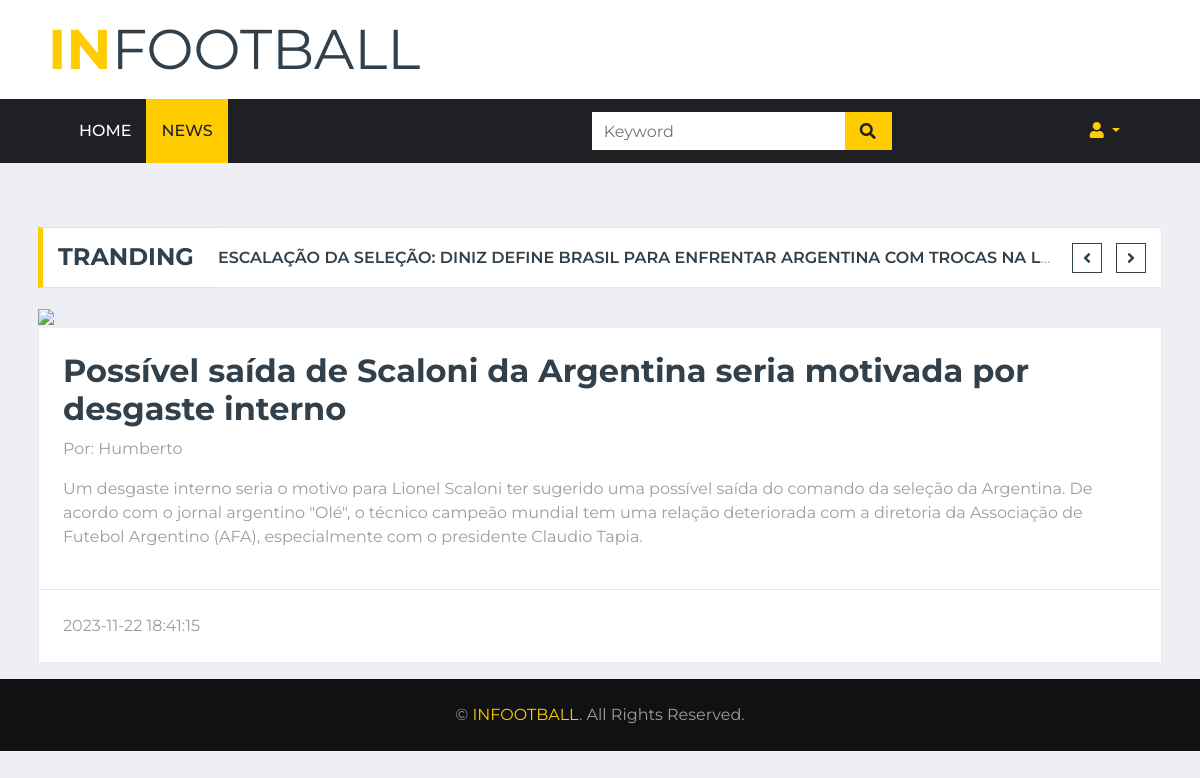
Screenshot of /INFO/single.php?id=10 with the database file from the repository.
### tables this page shows
CREATE TABLE `noticias` (
  `id` int(11) NOT NULL,
  `autor` varchar(255) NOT NULL,
  `descricao` varchar(255) NOT NULL,
  `titulo` varchar(255) NOT NULL,
  `categoria` varchar(255) NOT NULL,
  `texto` text NOT NULL,
  `imagem` varchar(255) DEFAULT NULL,
  `data_publicacao` timestamp NOT NULL DEFAULT current_timestamp()
);

### INFO/PHP/get_noticias.php (called while the page is built, shortened)
<?php
function obterDetalhesNoticia($conn, $id) {
    $sql = "SELECT * FROM noticias WHERE id = $id";
    $result = $conn->query($sql);
    return ($result->num_rows > 0) ? $result->fetch_assoc() : null;
}
?>

### INFO/single.php (the view, shortened to what this page needs)
<!DOCTYPE html>
<html lang="en">
<head>
    <link href="https://cdnjs.cloudflare.com/ajax/libs/font-awesome/5.15.0/css/all.min.css" rel="stylesheet">
    <link href="lib/owlcarousel/assets/owl.carousel.min.css" rel="stylesheet">
    <link href="css/style.css" rel="stylesheet">
</head>
<body>
    <?php include './PHP/db.php'; ?>
    <?php include './PHP/get_noticias.php'; ?>
    <div class="row align-items-center bg-white py-3 px-lg-5">
        <div class="col-lg-4">
            <a href="index.html" class="navbar-brand p-0 d-none d-lg-block">
                <h1 class="m-0 display-4 text-uppercase text-primary">IN<span class="text-secondary font-weight-normal">FOOTBALL</span></h1>
            </a>
        </div>
    </div>
    <div class="container-fluid p-0">
        <nav class="navbar navbar-expand-lg bg-dark navbar-dark py-2 py-lg-0 px-lg-5">
            <div class="collapse navbar-collapse justify-content-between px-0 px-lg-3" id="navbarCollapse">
                <div class="navbar-nav mr-auto py-0">
                    <a href="index.php" class="nav-item nav-link">Home</a>
                    <a href="single.php" class="nav-item nav-link active">News</a>
                </div>
                <div class="input-group ml-auto d-none d-lg-flex" style="width: 100%; max-width: 300px;">
                    <input type="text" class="form-control border-0" placeholder="Keyword">
                    <div class="input-group-append">
                        <button class="input-group-text bg-primary text-dark border-0 px-3"><i class="fa fa-search"></i></button>
                    </div>
                </div>
                <div class="nav-item dropdown ml-auto">
                    <a href="#" class="nav-link dropdown-toggle" data-toggle="dropdown">
                        <i class="fa fa-user"></i>
                    </a>
                </div>
            </div>
        </nav>
    </div>
    <div class="container-fluid mt-5 mb-3 pt-3">
        <div class="container">
            <div class="row align-items-center">
                <div class="col-12">
                    <div class="d-flex justify-content-between">
                        <div class="section-title border-right-0 mb-0" style="width: 180px;">
                            <h4 class="m-0 text-uppercase font-weight-bold">Tranding</h4>
                        </div>
                        <div class="owl-carousel tranding-carousel position-relative d-inline-flex align-items-center bg-white border border-left-0" style="width: calc(100% - 180px); padding-right: 100px;">
                            <div class="text-truncate"><a class="text-secondary text-uppercase font-weight-semi-bold" href="">Escalação da Seleção: Diniz define Brasil para enfrentar Argentina com trocas na lateral e no ataque</a></div>
                        </div>
                    </div>
                </div>
            </div>
        </div>
    </div>
<div class="container-fluid">
    <div class="container">
        <div class="row">
            <div class="col-lg-12">
                <div class="position-relative mb-3">
                    <img class="img-fluid w-100" src="caminho/para/as/imagens/<?php echo $noticia['imagem']; ?>" style="object-fit: cover;">
                    <div class="bg-white border border-top-0 p-4" id="noticiaDetails">
                        <?php
                        if (isset($_GET['id'])) {
                            $noticiaId = $_GET['id'];
                            $noticia = obterDetalhesNoticia($conn, $noticiaId);
                            if ($noticia) {
                                echo "<h2>" . $noticia['titulo'] . "</h2>";
                                echo "<p>Por: " . $noticia['autor'] . "</p>";
                                echo "<p>" . $noticia['texto'] . "</p>";
                            } else {
                                echo "<p>Nenhuma notícia encontrada.</p>";
                            }
                        } else {
                            echo "<p>Nenhuma notícia selecionada.</p>";
                        }
                        ?>
                    </div>
                    <div class="d-flex justify-content-between bg-white border border-top-0 p-4">
                        <div class="d-flex align-items-center">
                            <span id="author"><?php echo isset($noticia['data_publicacao']) ? $noticia['data_publicacao'] : ''; ?></span>
                        </div>
                    </div>
                </div>
            </div>
        </div>
    </div>
</div>
    <div class="container-fluid py-4 px-sm-3 px-md-5" style="background: #111111;">
        <p class="m-0 text-center">&copy; <a href="#">INFOOTBALL</a>. All Rights Reserved.
        </p>
    </div>
</body>
</html>

### rows the page displays
noticias: titulo "Possível saída de Scaloni da Argentina seria motivada por desgaste interno", autor "Humberto", texto "Um desgaste interno seria o motivo para Lionel Scaloni ter sugerido uma possível saída do comando da seleção da Argentina. De acordo com o jornal argentino \"Olé\", o técnico campeão mundial tem uma relação deteriorada com a diretoria da Associação de Futebol Argentino (AFA), especialmente com o presidente Claudio Tapia.", data_publicacao "2023-11-22 18:41:15"
